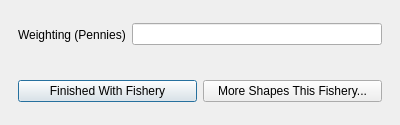
<ui version="4.0" >
 <author>Aaron Racicot</author>
 <class>NextPolygon</class>
 <widget class="QDialog" name="NextPolygon" >
  <property name="geometry" >
   <rect>
    <x>0</x>
    <y>0</y>
    <width>400</width>
    <height>125</height>
   </rect>
  </property>
  <property name="windowTitle" >
   <string>OpenOceanMap - Next Polygon</string>
  </property>
  <layout class="QGridLayout" >
   <property name="margin" >
    <number>9</number>
   </property>
   <property name="spacing" >
    <number>6</number>
   </property>
   <item row="0" column="0" >
    <widget class="QWidget" native="1" name="widget_2" >
     <layout class="QHBoxLayout" >
      <property name="margin" >
       <number>9</number>
      </property>
      <property name="spacing" >
       <number>6</number>
      </property>
      <item>
       <widget class="QLabel" name="label_1" >
        <property name="text" >
         <string>Weighting (Pennies)</string>
        </property>
       </widget>
      </item>
      <item>
       <widget class="QLineEdit" name="line_1" >
        <property name="enabled" >
         <bool>true</bool>
        </property>
        <property name="text" >
         <string/>
        </property>
       </widget>
      </item>
     </layout>
    </widget>
   </item>
   <item row="1" column="0" >
    <widget class="QWidget" native="1" name="widget" >
     <layout class="QHBoxLayout" >
      <property name="margin" >
       <number>9</number>
      </property>
      <property name="spacing" >
       <number>6</number>
      </property>
      <item>
       <widget class="QPushButton" name="pbnShapeFinished" >
        <property name="text" >
         <string>Finished With Fishery</string>
        </property>
       </widget>
      </item>
      <item>
       <widget class="QPushButton" name="pbnMoreShapes" >
        <property name="text" >
         <string>More Shapes This Fishery...</string>
        </property>
       </widget>
      </item>
     </layout>
    </widget>
   </item>
  </layout>
 </widget>
 <resources/>
 <connections/>
</ui>
